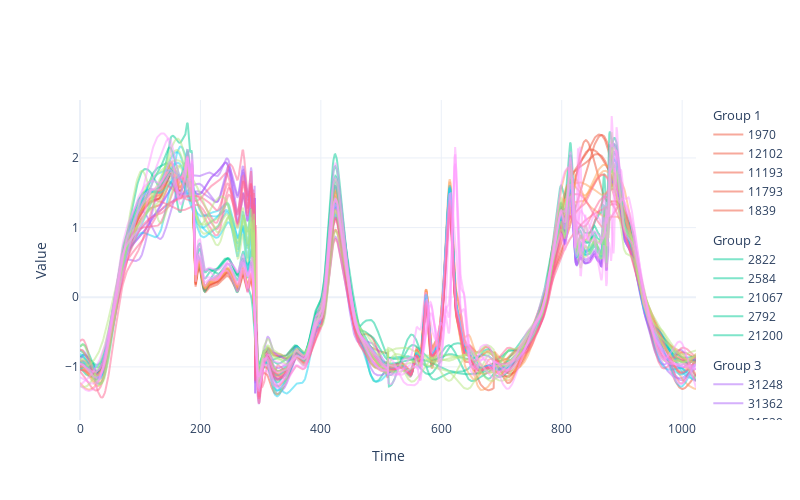

Notebook code for this chart:
### Code cell
fig = data.plot_fig()
fig.update_layout(template = "plotly_white", height =500, width=800,
                  xaxis=dict(title="Time"),
                  yaxis=dict(title="Value"))
fig.show()

### Figure 1 — Plotly figure (JSON) as saved in the notebook; plotly's stock layout.template omitted (floating-point values rounded to 4 significant figures; data arrays with more than 128 entries replaced by an {"elided": "..."} marker saying what was removed)
{"data": [{"legendgroup": "1", "legendgrouptitle": {"text": "Group 1"}, "marker": {"color": "#EF553B"}, "name": "1970", "opacity": 0.5, "type": "scatter", "x": {"elided": "1024 int values"}, "y": {"elided": "1024 float values"}}, {"legendgroup": "1", "legendgrouptitle": {"text": "Group 1"}, "marker": {"color": "#EF553B"}, "name": "12102", "opacity": 0.5, "type": "scatter", "x": {"elided": "1024 int values"}, "y": {"elided": "1024 float values"}}, {"legendgroup": "1", "legendgrouptitle": {"text": "Group 1"}, "marker": {"color": "#EF553B"}, "name": "11193", "opacity": 0.5, "type": "scatter", "x": {"elided": "1024 int values"}, "y": {"elided": "1024 float values"}}, {"legendgroup": "1", "legendgrouptitle": {"text": "Group 1"}, "marker": {"color": "#EF553B"}, "name": "11793", "opacity": 0.5, "type": "scatter", "x": {"elided": "1024 int values"}, "y": {"elided": "1024 float values"}}, {"legendgroup": "1", "legendgrouptitle": {"text": "Group 1"}, "marker": {"color": "#EF553B"}, "name": "1839", "opacity": 0.5, "type": "scatter", "x": {"elided": "1024 int values"}, "y": {"elided": "1024 float values"}}, {"legendgroup": "2", "legendgrouptitle": {"text": "Group 2"}, "marker": {"color": "#00CC96"}, "name": "2822", "opacity": 0.5, "type": "scatter", "x": {"elided": "1024 int values"}, "y": {"elided": "1024 float values"}}, {"legendgroup": "2", "legendgrouptitle": {"text": "Group 2"}, "marker": {"color": "#00CC96"}, "name": "2584", "opacity": 0.5, "type": "scatter", "x": {"elided": "1024 int values"}, "y": {"elided": "1024 float values"}}, {"legendgroup": "2", "legendgrouptitle": {"text": "Group 2"}, "marker": {"color": "#00CC96"}, "name": "21067", "opacity": 0.5, "type": "scatter", "x": {"elided": "1024 int values"}, "y": {"elided": "1024 float values"}}, {"legendgroup": "2", "legendgrouptitle": {"text": "Group 2"}, "marker": {"color": "#00CC96"}, "name": "2792", "opacity": 0.5, "type": "scatter", "x": {"elided": "1024 int values"}, "y": {"elided": "1024 float values"}}, {"legendgroup": "2", "legendgrouptitle": {"text": "Group 2"}, "marker": {"color": "#00CC96"}, "name": "21200", "opacity": 0.5, "type": "scatter", "x": {"elided": "1024 int values"}, "y": {"elided": "1024 float values"}}, {"legendgroup": "3", "legendgrouptitle": {"text": "Group 3"}, "marker": {"color": "#AB63FA"}, "name": "31248", "opacity": 0.5, "type": "scatter", "x": {"elided": "1024 int values"}, "y": {"elided": "1024 float values"}}, {"legendgroup": "3", "legendgrouptitle": {"text": "Group 3"}, "marker": {"color": "#AB63FA"}, "name": "31362", "opacity": 0.5, "type": "scatter", "x": {"elided": "1024 int values"}, "y": {"elided": "1024 float values"}}, {"legendgroup": "3", "legendgrouptitle": {"text": "Group 3"}, "marker": {"color": "#AB63FA"}, "name": "31529", "opacity": 0.5, "type": "scatter", "x": {"elided": "1024 int values"}, "y": {"elided": "1024 float values"}}, {"legendgroup": "3", "legendgrouptitle": {"text": "Group 3"}, "marker": {"color": "#AB63FA"}, "name": "3537", "opacity": 0.5, "type": "scatter", "x": {"elided": "1024 int values"}, "y": {"elided": "1024 float values"}}, {"legendgroup": "3", "legendgrouptitle": {"text": "Group 3"}, "marker": {"color": "#AB63FA"}, "name": "31078", "opacity": 0.5, "type": "scatter", "x": {"elided": "1024 int values"}, "y": {"elided": "1024 float values"}}, {"legendgroup": "4", "legendgrouptitle": {"text": "Group 4"}, "marker": {"color": "#FFA15A"}, "name": "41317", "opacity": 0.5, "type": "scatter", "x": {"elided": "1024 int values"}, "y": {"elided": "1024 float values"}}, {"legendgroup": "4", "legendgrouptitle": {"text": "Group 4"}, "marker": {"color": "#FFA15A"}, "name": "4646", "opacity": 0.5, "type": "scatter", "x": {"elided": "1024 int values"}, "y": {"elided": "1024 float values"}}, {"legendgroup": "4", "legendgrouptitle": {"text": "Group 4"}, "marker": {"color": "#FFA15A"}, "name": "4165", "opacity": 0.5, "type": "scatter", "x": {"elided": "1024 int values"}, "y": {"elided": "1024 float values"}}, {"legendgroup": "4", "legendgrouptitle": {"text": "Group 4"}, "marker": {"color": "#FFA15A"}, "name": "4535", "opacity": 0.5, "type": "scatter", "x": {"elided": "1024 int values"}, "y": {"elided": "1024 float values"}}, {"legendgroup": "4", "legendgrouptitle": {"text": "Group 4"}, "marker": {"color": "#FFA15A"}, "name": "41405", "opacity": 0.5, "type": "scatter", "x": {"elided": "1024 int values"}, "y": {"elided": "1024 float values"}}, {"legendgroup": "5", "legendgrouptitle": {"text": "Group 5"}, "marker": {"color": "#19D3F3"}, "name": "51924", "opacity": 0.5, "type": "scatter", "x": {"elided": "1024 int values"}, "y": {"elided": "1024 float values"}}, {"legendgroup": "5", "legendgrouptitle": {"text": "Group 5"}, "marker": {"color": "#19D3F3"}, "name": "5879", "opacity": 0.5, "type": "scatter", "x": {"elided": "1024 int values"}, "y": {"elided": "1024 float values"}}, {"legendgroup": "5", "legendgrouptitle": {"text": "Group 5"}, "marker": {"color": "#19D3F3"}, "name": "51744", "opacity": 0.5, "type": "scatter", "x": {"elided": "1024 int values"}, "y": {"elided": "1024 float values"}}, {"legendgroup": "5", "legendgrouptitle": {"text": "Group 5"}, "marker": {"color": "#19D3F3"}, "name": "576", "opacity": 0.5, "type": "scatter", "x": {"elided": "1024 int values"}, "y": {"elided": "1024 float values"}}, {"legendgroup": "5", "legendgrouptitle": {"text": "Group 5"}, "marker": {"color": "#19D3F3"}, "name": "51527", "opacity": 0.5, "type": "scatter", "x": {"elided": "1024 int values"}, "y": {"elided": "1024 float values"}}, {"legendgroup": "6", "legendgrouptitle": {"text": "Group 6"}, "marker": {"color": "#FF6692"}, "name": "61773", "opacity": 0.5, "type": "scatter", "x": {"elided": "1024 int values"}, "y": {"elided": "1024 float values"}}, {"legendgroup": "6", "legendgrouptitle": {"text": "Group 6"}, "marker": {"color": "#FF6692"}, "name": "62388", "opacity": 0.5, "type": "scatter", "x": {"elided": "1024 int values"}, "y": {"elided": "1024 float values"}}, {"legendgroup": "6", "legendgrouptitle": {"text": "Group 6"}, "marker": {"color": "#FF6692"}, "name": "61483", "opacity": 0.5, "type": "scatter", "x": {"elided": "1024 int values"}, "y": {"elided": "1024 float values"}}, {"legendgroup": "6", "legendgrouptitle": {"text": "Group 6"}, "marker": {"color": "#FF6692"}, "name": "62026", "opacity": 0.5, "type": "scatter", "x": {"elided": "1024 int values"}, "y": {"elided": "1024 float values"}}, {"legendgroup": "6", "legendgrouptitle": {"text": "Group 6"}, "marker": {"color": "#FF6692"}, "name": "62132", "opacity": 0.5, "type": "scatter", "x": {"elided": "1024 int values"}, "y": {"elided": "1024 float values"}}, {"legendgroup": "7", "legendgrouptitle": {"text": "Group 7"}, "marker": {"color": "#B6E880"}, "name": "77", "opacity": 0.5, "type": "scatter", "x": {"elided": "1024 int values"}, "y": {"elided": "1024 float values"}}, {"legendgroup": "7", "legendgrouptitle": {"text": "Group 7"}, "marker": {"color": "#B6E880"}, "name": "7443", "opacity": 0.5, "type": "scatter", "x": {"elided": "1024 int values"}, "y": {"elided": "1024 float values"}}, {"legendgroup": "7", "legendgrouptitle": {"text": "Group 7"}, "marker": {"color": "#B6E880"}, "name": "7318", "opacity": 0.5, "type": "scatter", "x": {"elided": "1024 int values"}, "y": {"elided": "1024 float values"}}, {"legendgroup": "7", "legendgrouptitle": {"text": "Group 7"}, "marker": {"color": "#B6E880"}, "name": "71828", "opacity": 0.5, "type": "scatter", "x": {"elided": "1024 int values"}, "y": {"elided": "1024 float values"}}, {"legendgroup": "7", "legendgrouptitle": {"text": "Group 7"}, "marker": {"color": "#B6E880"}, "name": "72149", "opacity": 0.5, "type": "scatter", "x": {"elided": "1024 int values"}, "y": {"elided": "1024 float values"}}, {"legendgroup": "8", "legendgrouptitle": {"text": "Group 8"}, "marker": {"color": "#FF97FF"}, "name": "81594", "opacity": 0.5, "type": "scatter", "x": {"elided": "1024 int values"}, "y": {"elided": "1024 float values"}}, {"legendgroup": "8", "legendgrouptitle": {"text": "Group 8"}, "marker": {"color": "#FF97FF"}, "name": "8451", "opacity": 0.5, "type": "scatter", "x": {"elided": "1024 int values"}, "y": {"elided": "1024 float values"}}, {"legendgroup": "8", "legendgrouptitle": {"text": "Group 8"}, "marker": {"color": "#FF97FF"}, "name": "82060", "opacity": 0.5, "type": "scatter", "x": {"elided": "1024 int values"}, "y": {"elided": "1024 float values"}}, {"legendgroup": "8", "legendgrouptitle": {"text": "Group 8"}, "marker": {"color": "#FF97FF"}, "name": "81142", "opacity": 0.5, "type": "scatter", "x": {"elided": "1024 int values"}, "y": {"elided": "1024 float values"}}, {"legendgroup": "8", "legendgrouptitle": {"text": "Group 8"}, "marker": {"color": "#FF97FF"}, "name": "82347", "opacity": 0.5, "type": "scatter", "x": {"elided": "1024 int values"}, "y": {"elided": "1024 float values"}}], "layout": {"height": 500, "width": 800, "xaxis": {"title": {"text": "Time"}}, "yaxis": {"title": {"text": "Value"}}}}
